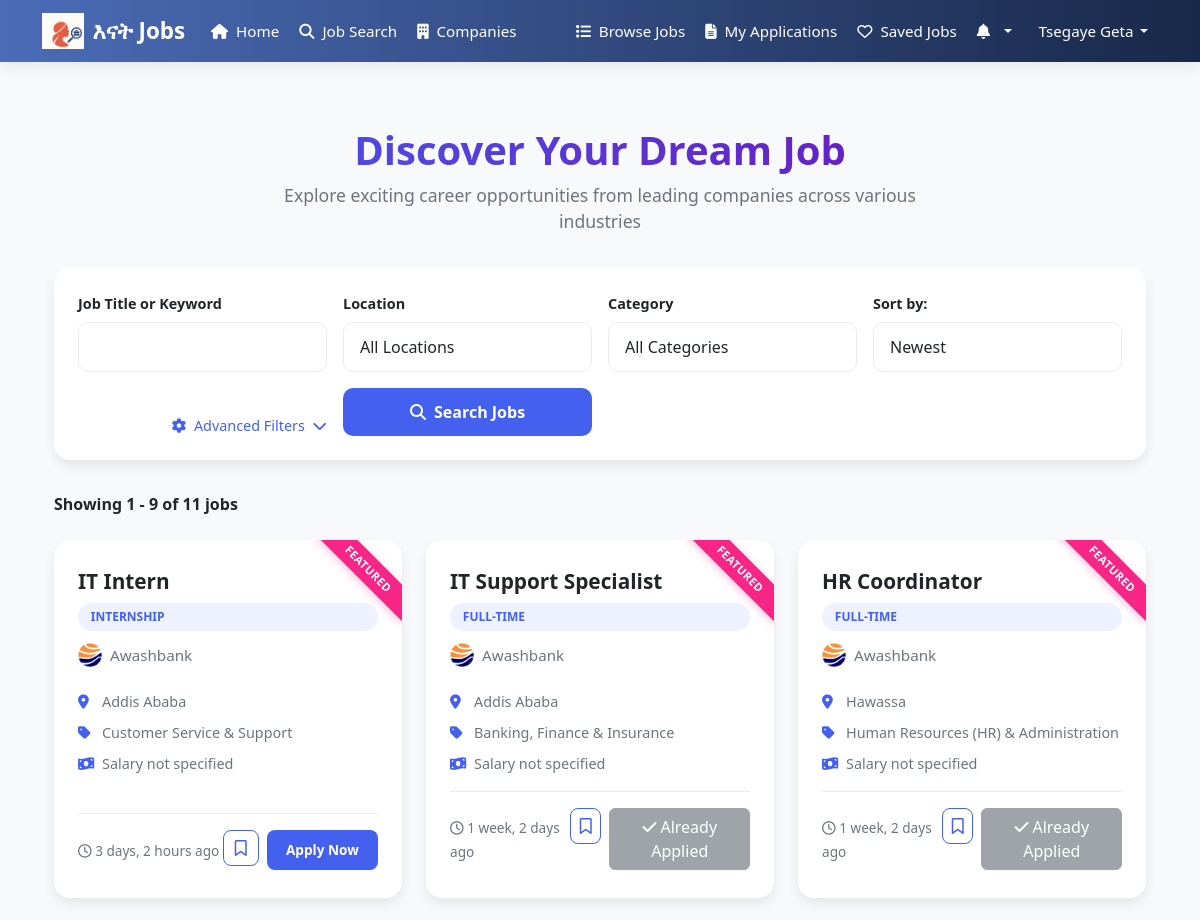
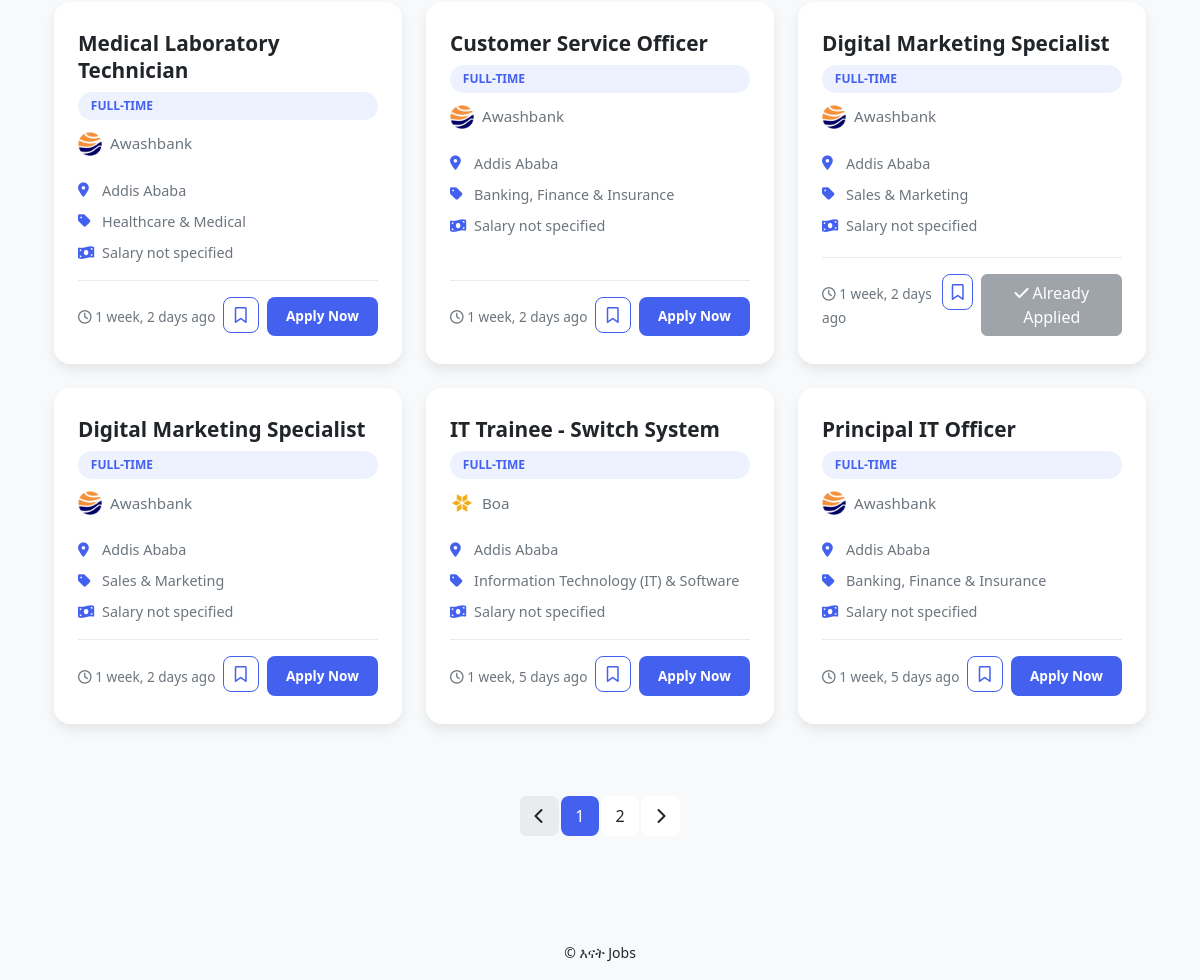
/browse_jobs/ (signed in), run on an earlier commit of the app's database (2 pictures, top to bottom).
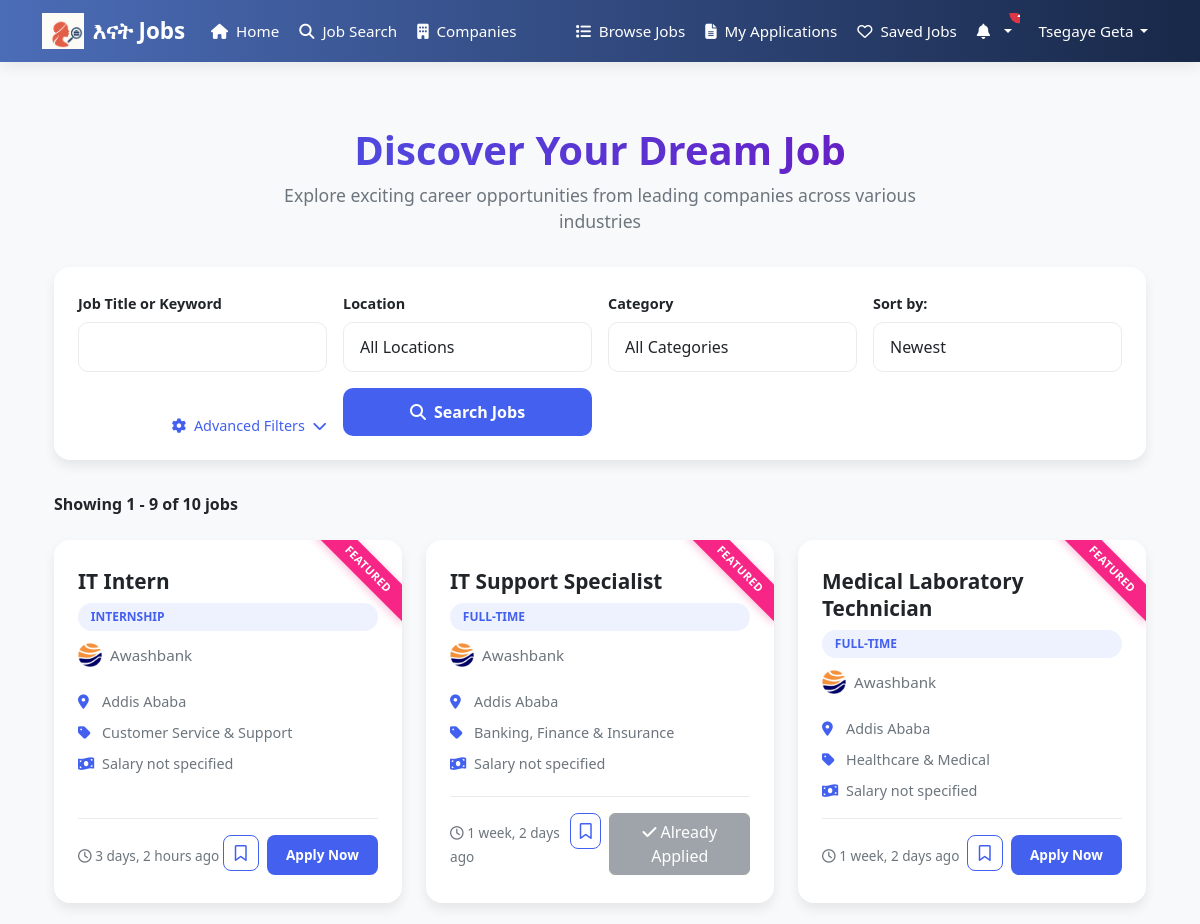
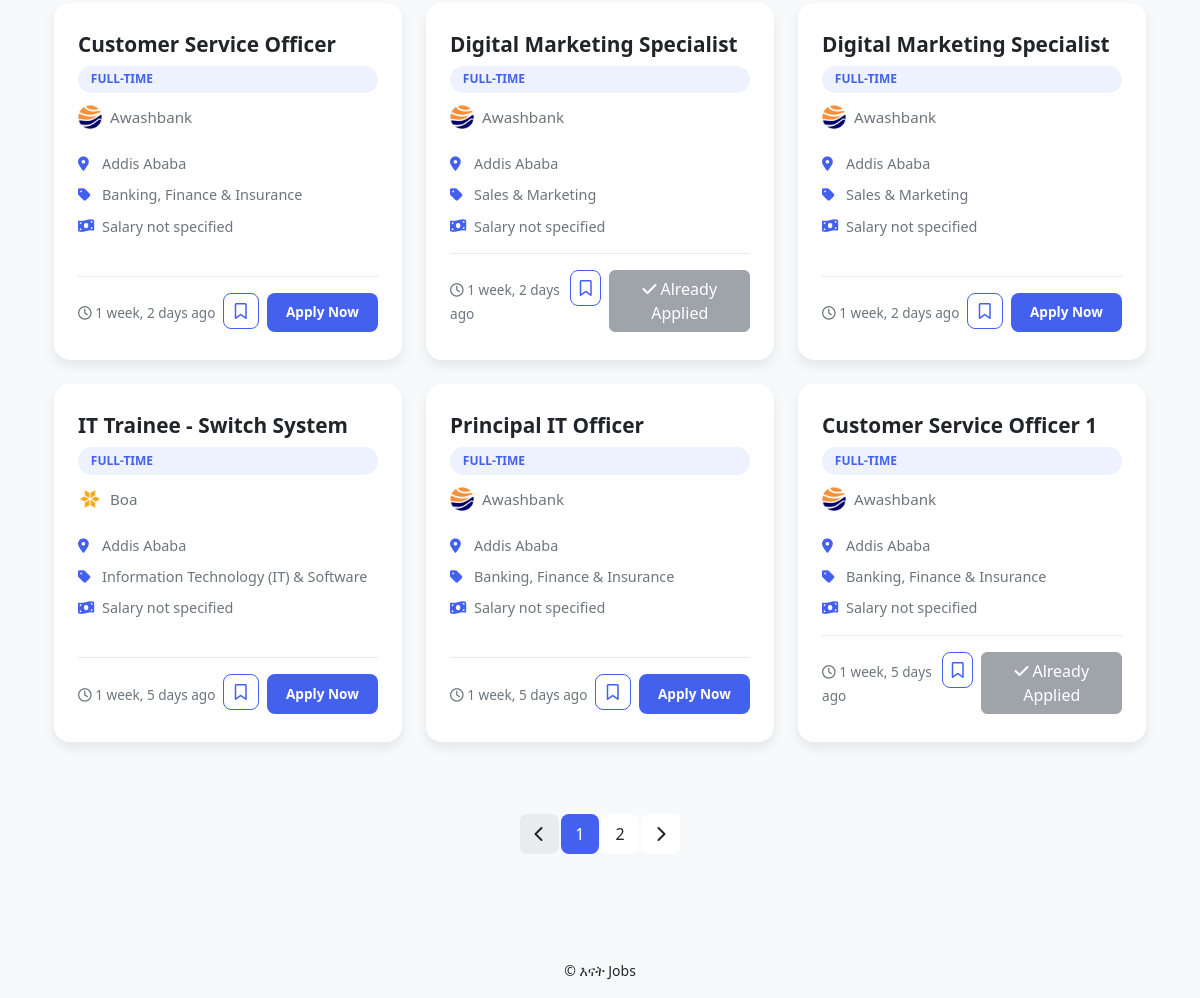
And on a later commit of the database (2 pictures, top to bottom).
### job/models.py (models this page shows, shortened)
class Job(models.Model):
    employer = models.ForeignKey(EmployerProfile, on_delete=models.CASCADE)
    title = models.CharField(max_length=255)
    description = models.TextField()
    category = models.ForeignKey(JobCategory, on_delete=models.SET_NULL, null=True)
    required_skills = models.ManyToManyField("Skill", blank=True)
    location = models.CharField(max_length=255)
    job_type = models.CharField(max_length=50, choices=[('full-time','Full-time'),('part-time','Part-time'),('internship','Internship')])
    salary_range = models.CharField(max_length=50, blank=True)
    posted_on = models.DateTimeField(auto_now_add=True)
    deadline = models.DateField()
    is_active = models.BooleanField(default=True)  # 👈 new field

class EmployerProfile(models.Model):
    user = models.OneToOneField(User, on_delete=models.CASCADE)
    comapany_name = models.CharField(max_length=255)
    website = models.URLField(blank=True, null=True)
    About_company = models.TextField(blank=True, null=True)
    contact_phone = models.CharField(max_length=15, blank=True, null=True)
    contact_email = models.EmailField(blank=True, null=True)
    address = models.CharField(max_length=255, blank=True, null=True)
    logo = models.ImageField(upload_to='company_logos/', blank=True, null=True)
    linkedin_url = models.URLField(blank=True, null=True)
    twitter_url = models.URLField(blank=True, null=True)
    facebook_url = models.URLField(blank=True, null=True)

class User(AbstractUser):
    is_employer = models.BooleanField(default=False)
    is_job_seeker = models.BooleanField(default=False)
    phone_number = models.CharField(max_length=15, blank=True, null=True)
    groups = models.ManyToManyField(
        'auth.Group',
        related_name='job_user_groups',  # Add this
        blank=True,
        help_text='The groups this user belongs to.',
        verbose_name='groups'
    )
    user_permissions = models.ManyToManyField(
        'auth.Permission',
        related_name='job_user_permissions',  # Add this
        blank=True,
        help_text='Specific permissions for this user.',
        verbose_name='user permissions'
    )

class JobCategory(models.Model):
    name = models.CharField(max_length=100)

### job/views.py (the view, shortened to what this page needs)
# urls.py: path('browse_jobs/',views.browse_jobs, name='browse_jobs'),
def browse_jobs(request):
    ethiopian_cities = [
        "Addis Ababa", "Mekelle", "Gondar", "Adama", "Bahir Dar", "Dire Dawa",
        "Hawassa", "Jimma", "Shashamane", "Bishoftu", "Sodo", "Arba Minch",
        "Jijiga", "Hosaena", "Kombolcha", "Dila", "Nekemte", "Debre Birhan",
        "Debre Markos", "Asella", "Debre Tabor", "Burayu", "Adigrat", "Weldiya",
        "Shire Inda Selassie", "Bale Robe", "Boditi", "Butajira", "Gambela",
        "Harar", "Mizan Teferi", "Semera", "Bule Hora", "Welkite", "Wukro"
    ]
    search_query = request.GET.get('search', '')
    location_query = request.GET.get('location', '')
    category_query = request.GET.get('category', '')
    job_type_query = request.GET.get('job_type', '')
    sort_query = request.GET.get('sort', 'newest')  # default sorting
    jobs = Job.objects.filter(deadline__gte=timezone.now(), is_active=True)
    if location_query:
        jobs = jobs.filter(location__iexact=location_query)
    if category_query:
        jobs = jobs.filter(category_id=category_query)
    if sort_query == "relevance" and request.user.is_authenticated:
        try:
            seeker_profile = request.user.seekerprofile
            seeker_skills = seeker_profile.skills.all()
            job_list = []
            for job in jobs:
                job_skills = job.required_skills.all()
                skill_match_ratio = 0
                if job_skills.exists() and seeker_skills.exists():
                    matched_skills = job_skills.filter(id__in=seeker_skills.values_list('id', flat=True))
                    skill_match_ratio = matched_skills.count() / job_skills.count()
                location_match = 1 if seeker_profile.location and seeker_profile.location.lower() in job.location.lower() else 0
                total_score = skill_match_ratio * 2 + location_match
                job.skill_match_ratio = round(skill_match_ratio * 100)  # for display
                job.location_match = location_match
                job.total_score = total_score
                job_list.append(job)
            job_list = sorted(job_list, key=lambda j: (j.total_score, j.posted_on.timestamp()), reverse=True)
        except AttributeError:
            job_list = jobs.order_by('-posted_on')
    else:
        job_list = jobs.order_by('-posted_on')
    paginator = Paginator(job_list, 9)
    page_number = request.GET.get('page')
    jobs_page = paginator.get_page(page_number)
    if request.user.is_authenticated:
        applied_jobs_ids = set(
            JobApplication.objects.filter(applicant=request.user, job__in=job_list)
            .values_list('job_id', flat=True)
        )
    else:
        applied_jobs_ids = set()
    context = {
        'jobs': jobs_page,
        'search_query': search_query,
        'location_query': location_query,
        'category_query': category_query,
        'job_type_query': job_type_query,
        'sort_query': sort_query,
        'categories': JobCategory.objects.all(),
        'applied_jobs_ids': applied_jobs_ids,
        'ethiopian_cities': ethiopian_cities,
    }
    return render(request, 'job/browse_jobs.html', context)

### job/context_processors.py (called while the page is built)
def notifications(request):
    if request.user.is_authenticated:
        all_notifications = request.user.notifications_received.order_by('-created_at')
        return {
            'notifications': all_notifications
        }
    return {}

def notification_count(request):
    if request.user.is_authenticated:
        count = Notification.objects.filter(recipient=request.user, is_read=False).count()
        return {'notifications_unread_count': count}
    return {'notifications_unread_count': 0}

### job/templates/job/browse_jobs.html (shortened to what the changed rows need)
{% extends 'seeker_base.html' %}
{% load static %}
{% block content %}
<div class="job-listing-container">
<div class="container">
    <div class="job-header">
        <h2>Discover Your Dream Job</h2>
    </div>
    <div class="results-info">
        <div class="results-count">
            {% if jobs.paginator.count == 0 %}
                No jobs found
            {% else %}
                Showing {{ jobs.start_index }} - {{ jobs.end_index }} of {{ jobs.paginator.count }} jobs
            {% endif %}
        </div>
    </div>
    <div class="row">
        {% for job in jobs %}
        <div class="col-lg-4 col-md-6 mb-4">
            <div class="job-card position-relative">
                {% if forloop.counter <= 3 %}
                <div class="job-featured-badge">Featured</div>
                {% endif %}
                <a href="{% url 'view_jobdetail' job.id %}" class="text-decoration-none">
                    <h3 class="job-title">{{ job.title }}</h3>
                </a>
                <span class="job-type">{{ job.get_job_type_display }}</span>
                <div class="job-company">
                    {% if job.employer.logo %}
                    <img src="{{ job.employer.logo.url }}" alt="{{ job.employer.user.username }} logo">
                    {% else %}
                    <i class="fas fa-building"></i>
                    {% endif %}
                    <span>{{ job.employer.user.username|title }}</span>
                </div>
                <div class="job-meta">
                    <div class="job-meta-item">
                        <i class="fas fa-map-marker-alt"></i>
                        <span>{{ job.location }}</span>
                    </div>
                    <div class="job-meta-item">
                        <i class="fas fa-tag"></i>
                        <span>{{ job.category.name }}</span>
                    </div>
                    <div class="job-meta-item">
                        <i class="fas fa-money-bill-wave"></i>
                        <span>
                            {% if job.salary %}
                                ${{ job.salary|floatformat:0 }}/year
                            {% else %}
                                Salary not specified
                            {% endif %}
                        </span>
                    </div>
                </div>
                <div class="job-card-footer">
                    <div>
                        <small class="job-posted"><i class="far fa-clock"></i> {{ job.posted_on|timesince }} ago</small>
                    </div>
                    <div class="d-flex gap-2">
                        <a href="{% url 'toggle_save_job' job.id %}" class="btn-bookmark {% if job.id in saved_jobs %}saved{% endif %}" title="Save job">
                            <i class="{% if job.id in saved_jobs %}fas{% else %}far{% endif %} fa-bookmark"></i>
                        </a>
                      {% if user.is_authenticated %}
    {% if job.id in applied_jobs_ids %}
        <button class="btn btn-secondary w-100" disabled>
            <i class="fas fa-check me-1"></i>Already Applied
        </button>
    {% else %}
        <a href="{% url 'view_jobdetail' job.id %}" class="btn btn-primary btn-job">Apply Now</a>
    {% endif %}
{% else %}
    <a href="{% url 'login' %}" class="btn btn-primary btn-job">Login to Apply</a>
{% endif %}
                    </div>
                </div>
            </div>
        </div>
        {% endfor %}
    </div>
    {% if jobs.has_other_pages %}
    <nav aria-label="Job listings pagination">
        <ul class="pagination justify-content-center">
            {% for i in jobs.paginator.page_range %}
                {% if jobs.number == i %}
                    <li class="page-item active" aria-current="page">
                        <a class="page-link" href="#">{{ i }}</a>
                    </li>
                {% elif i > jobs.number|add:'-3' and i < jobs.number|add:'3' %}
                    <li class="page-item">
                        <a class="page-link" href="?page={{ i }}{% for key, value in request.GET.items %}{% if key != 'page' %}&{{ key }}={{ value }}{% endif %}{% endfor %}">{{ i }}</a>
                    </li>
                {% endif %}
            {% endfor %}
        </ul>
    </nav>
    {% endif %}
</div>
</div>
{% endblock content %}

What changed in the data, as far as the page shows it:
no longer on this page (row edited): Job: shows "FEATURED", title "HR Coordinator", job_type "FULL-TIME", employer.logo (picture), employer.user.username "Awashbank", location "Hawassa", category.name "Human Resources (HR) & Administration", posted_on "1 week, 2 days", shows "Already Applied"
shown differently, row unchanged: Job "Medical Laboratory Technician": now shows "FEATURED"
now on this page (row unchanged): Job: title "Customer Service Officer 1", job_type "FULL-TIME", employer.logo (picture), employer.user.username "Awashbank", location "Addis Ababa", category.name "Banking, Finance & Insurance", posted_on "1 week, 5 days", shows "Already Applied"
Also different on the page:
{{ jobs.paginator.count }}: "11" → "10"
